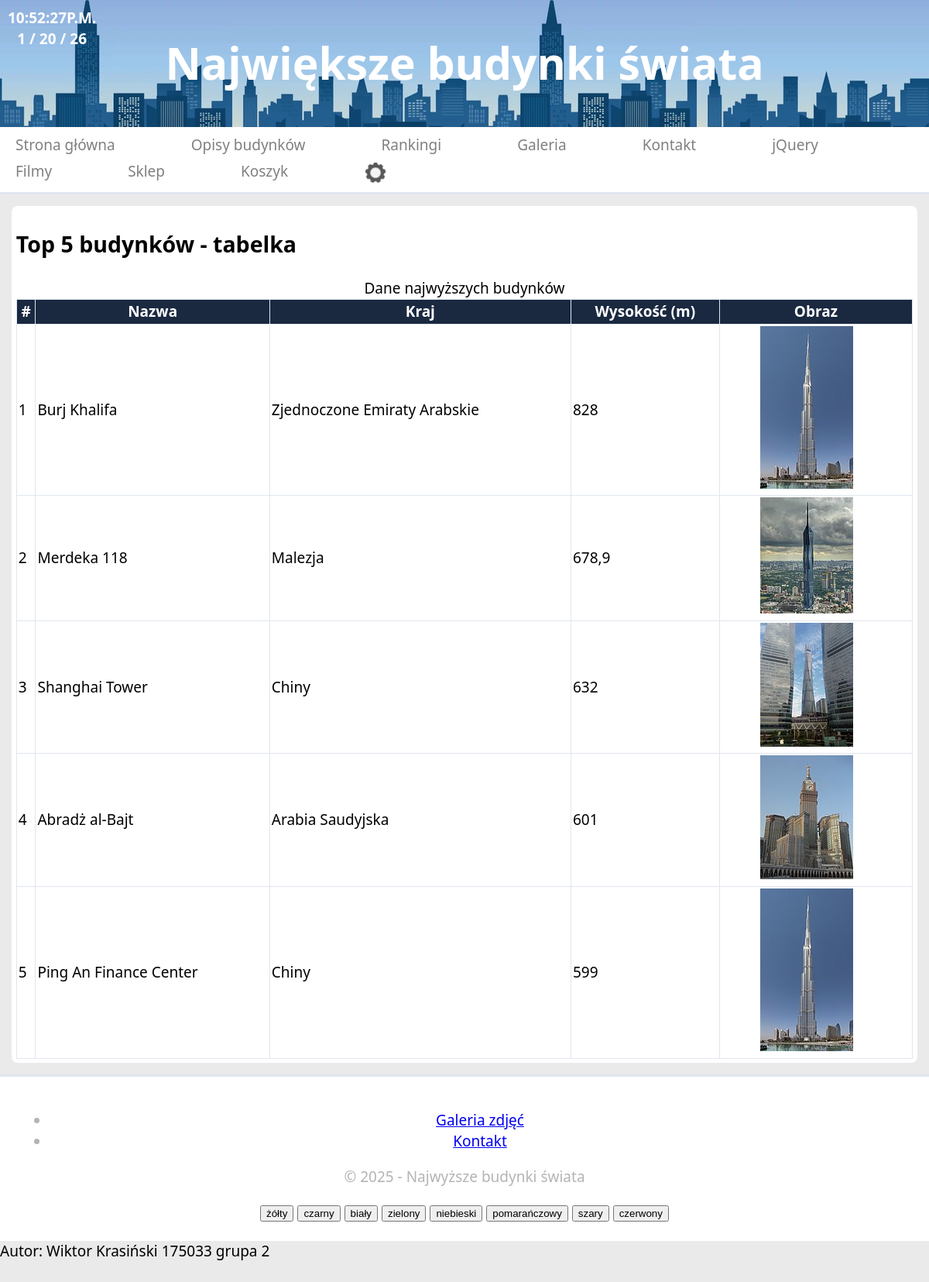
/index.php?idp=rankings, run on the app's committed database.
### tables this page shows
CREATE TABLE `page_list` (
  `id` int(11) NOT NULL,
  `page_title` varchar(255) DEFAULT NULL,
  `page_content` text DEFAULT NULL,
  `status` int(11) DEFAULT 1
);

### showpage.php (called while the page is built)
<?php
include("cfg.php");
function pokaz_podstrone($id)
{
    $id_clear = htmlspecialchars($id);
    global $link;
    $qry = "SELECT * FROM page_list WHERE id='$id_clear' LIMIT 1";
    $result = mysqli_query($link, $qry) or die(mysqli_error($link));
    $row = mysqli_fetch_array($result);
    if (empty($row['id'])) {
        $web = '[nie_znaleziono_strony]';
    } else {
        $web = $row['page_content'];
    }
    return $web;
}
?>

### index.php (the view, shortened to what this page needs)
<?php
include 'cfg.php';
include 'showpage.php';
$strona = pokaz_podstrone(id: 1);
if ($_GET['idp'] == 'rankings')
    $strona = pokaz_podstrone(id: 3);
?>
<!DOCTYPE html>
<html lang="en">
<head>
    <link rel="stylesheet" href="css/styles.css">
</head>
<body onload="startclock()">
    <header>
        <div class="time">
            <div id="zegarek"></div>
            <div id="data"></div>
        </div>
        <h1><b>Największe budynki świata</b></h1>
    </header>
    <nav class="main-nav">
        <ul>
            <li><a href="index.php?idp=glowna">Strona główna</a></li>
            <li><a href="index.php?idp=buildings">Opisy budynków</a></li>
            <li><a href="index.php?idp=rankings">Rankingi</a></li>
            <li><a href="index.php?idp=gallery">Galeria</a></li>
            <li><a href="index.php?idp=contact">Kontakt</a></li>
            <li><a href="index.php?idp=jQuery">jQuery</a></li>
            <li><a href="index.php?idp=films">Filmy</a></li>
            <li><a href="index.php?idp=sklep">Sklep</a></li>
            <li><a href="index.php?idp=koszyk">Koszyk</a></li>
            <li class="cog"><img src="images/cog.png" alt="Ustawienia" /></li>
        </ul>
    </nav>
    <main>
        <?php echo $strona; ?>
    </main>
    <footer>
        <nav>
            <ul>
                <li><a href="index.php?idp=gallery">Galeria zdjęć</a></li>
                <li><a href="index.php?idp=contact">Kontakt</a></li>
            </ul>
        </nav>
        <p>© 2025 - Najwyższe budynki świata</p>
        <FORM METHOD="POST" NAME="background">
            <INPUT TYPE="button" VALUE="żółty" ONCLICK="changeBackground('#FFF000')">
            <INPUT TYPE="button" VALUE="czarny" ONCLICK="changeBackground('#000000')">
            <INPUT TYPE="button" VALUE="biały" ONCLICK="changeBackground('#FFFFFF')">
            <INPUT TYPE="button" VALUE="zielony" ONCLICK="changeBackground('#00FF00')">
            <INPUT TYPE="button" VALUE="niebieski" ONCLICK="changeBackground('#0000FF')">
            <INPUT TYPE="button" VALUE="pomarańczowy" ONCLICK="changeBackground('#FF8000')">
            <INPUT TYPE="button" VALUE="szary" ONCLICK="changeBackground('#c0c0c0')">
            <INPUT TYPE="button" VALUE="czerwony" ONCLICK="changeBackground('#FF0000')">
        </FORM>
    </footer>
    <?php
    $nr_indeksu = '175033';
    $nrGrupy = '2';
    echo 'Autor: Wiktor Krasiński ' . $nr_indeksu . ' grupa ' . $nrGrupy . ' <br /><br />';
    ?>
</body>
</html>

### css/styles.css (style rules this page uses)
body { margin: 0; padding: 0; font-family: "Segoe UI", "Helvetica Neue", Arial; line-height: 1.4; background-color:#eaeaea; color: black; font-size: 19px; }
main { display: flex; flex-direction: column; gap: 25px; padding: 1.25%; }
header { color:white; padding: 3.5%; text-align: center; background-position: center; background-image: url("../images/banner2.webp"); }
header .time { color: white; left: 10px; margin-right: -100px; position: absolute; top: 10px; font-weight: 750; }
h1 { font-size: 300%; color: white; margin: auto; }
section { background: white; padding: 0.5%; border-radius: 8px; }
.main-nav { background-color: #fff; border-bottom: solid #e0e6ef; }
.main-nav ul { list-style: none; padding: 0.5%; margin: 0; overflow: hidden; }
.main-nav ul li { padding-right: 80px; margin-left: 10px; float: left; }
.main-nav ul li a { display: block; padding: 4px; color:gray; text-decoration: none; }
.main-nav ul li img { height: 30px; width: 30px; display: block; padding: 4px; color:gray; text-decoration: none; }
table { width: 100%; border-collapse:collapse; margin: auto; }
table th,td { padding: 2px 2px; border: 1px solid #e0e6ef; }
table thead { background-color: #1a2940; color: white; }
.mini-img { margin-left: 50px; }
footer { padding: 2%; text-align: center; color: #b4b4b4; background: white; border-top: solid #e0e6ef; }

### data on the page
page_list: page_content "Top 5 budynków - tabelka Dane najwyższych budynków # Nazwa Kraj Wysokość (m) Obraz 1 Burj Khalifa Zjednoczone Emiraty Arabskie 828 2 Merdeka 118 Malezja 678,9 3 Shanghai Tower Chiny 632 4 Abradż al-Bajt Arabia Saudyjska 601 5 Ping An Finance Center Chiny 599", page_content (picture)

### other printed values
$nr_indeksu "175033"
$nrGrupy "2"
